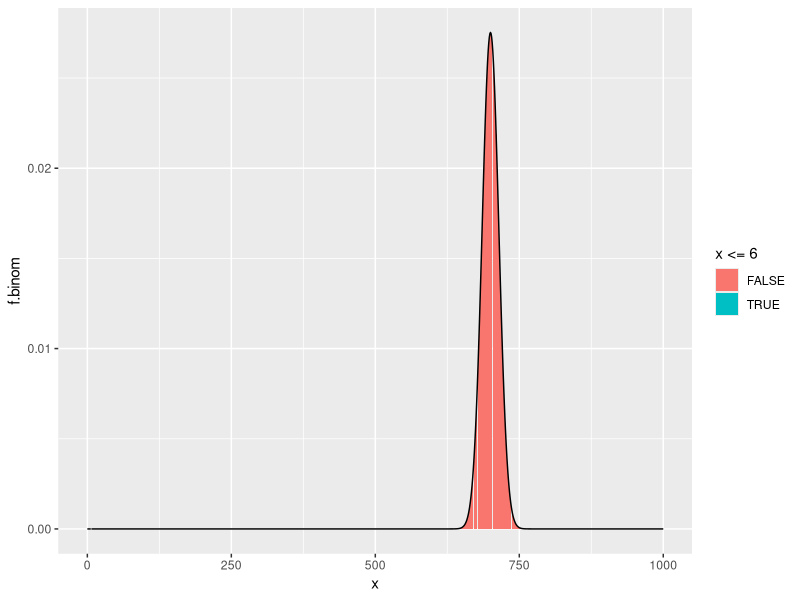

Write the R code that produced this figure.
library(tidyverse)
n <- 1000
p <- 0.7
x <- 0:n
mu <- n*p
q <- 1-p
sgm <- sqrt(n*p*q)
f.binom <- dbinom(x,n,p)
f.norm <- dnorm(x, mu, sgm)
df <- data_frame(x,f.binom, f.norm)
ggplot(df, aes(x, f.binom, fill = x <= 6)) + geom_col() + geom_line(aes(x,f.norm))
pbinom(690,n,p)
pnorm(690.5,mu,sgm)
